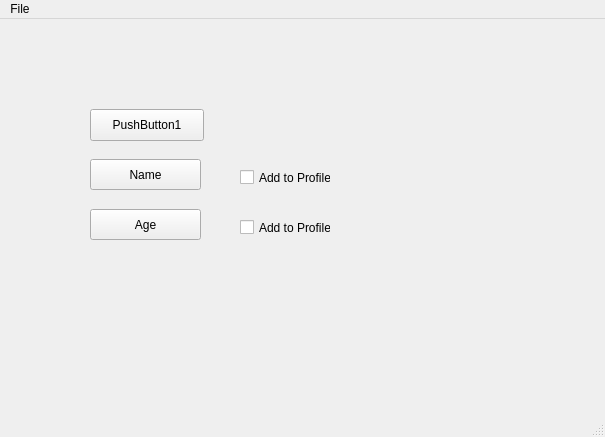
<?xml version="1.0" encoding="UTF-8"?>
<ui version="4.0">
 <class>MainWindow</class>
 <widget class="QMainWindow" name="MainWindow">
  <property name="geometry">
   <rect>
    <x>0</x>
    <y>0</y>
    <width>605</width>
    <height>437</height>
   </rect>
  </property>
  <property name="windowTitle">
   <string>MainWindow</string>
  </property>
  <widget class="QWidget" name="centralWidget">
   <widget class="QPushButton" name="pushButton">
    <property name="geometry">
     <rect>
      <x>90</x>
      <y>90</y>
      <width>114</width>
      <height>32</height>
     </rect>
    </property>
    <property name="text">
     <string>PushButton1</string>
    </property>
   </widget>
   <widget class="QCheckBox" name="checkBox">
    <property name="geometry">
     <rect>
      <x>240</x>
      <y>150</y>
      <width>91</width>
      <height>17</height>
     </rect>
    </property>
    <property name="text">
     <string>Add to Profile</string>
    </property>
   </widget>
   <widget class="QPushButton" name="pushButton2">
    <property name="geometry">
     <rect>
      <x>90</x>
      <y>140</y>
      <width>111</width>
      <height>31</height>
     </rect>
    </property>
    <property name="text">
     <string>Name</string>
    </property>
   </widget>
   <widget class="QPushButton" name="pushButton3">
    <property name="geometry">
     <rect>
      <x>90</x>
      <y>190</y>
      <width>111</width>
      <height>31</height>
     </rect>
    </property>
    <property name="text">
     <string>Age</string>
    </property>
   </widget>
   <widget class="QCheckBox" name="checkBox_2">
    <property name="geometry">
     <rect>
      <x>240</x>
      <y>200</y>
      <width>91</width>
      <height>17</height>
     </rect>
    </property>
    <property name="text">
     <string>Add to Profile</string>
    </property>
   </widget>
  </widget>
  <widget class="QStatusBar" name="statusBar"/>
  <widget class="QMenuBar" name="menuBar">
   <property name="geometry">
    <rect>
     <x>0</x>
     <y>0</y>
     <width>605</width>
     <height>21</height>
    </rect>
   </property>
   <widget class="QMenu" name="menuFile">
    <property name="title">
     <string>File</string>
    </property>
    <addaction name="actionQuit"/>
   </widget>
   <addaction name="menuFile"/>
  </widget>
  <action name="actionQuit">
   <property name="text">
    <string>Quit</string>
   </property>
  </action>
 </widget>
 <layoutdefault spacing="6" margin="11"/>
 <resources/>
 <connections>
  <connection>
   <sender>actionQuit</sender>
   <signal>triggered()</signal>
   <receiver>MainWindow</receiver>
   <slot>close()</slot>
   <hints>
    <hint type="sourcelabel">
     <x>-1</x>
     <y>-1</y>
    </hint>
    <hint type="destinationlabel">
     <x>302</x>
     <y>218</y>
    </hint>
   </hints>
  </connection>
  <connection>
   <sender>pushButton3</sender>
   <signal>pressed()</signal>
   <receiver>checkBox_2</receiver>
   <slot>toggle()</slot>
   <hints>
    <hint type="sourcelabel">
     <x>149</x>
     <y>224</y>
    </hint>
    <hint type="destinationlabel">
     <x>244</x>
     <y>229</y>
    </hint>
   </hints>
  </connection>
  <connection>
   <sender>pushButton2</sender>
   <signal>clicked()</signal>
   <receiver>checkBox</receiver>
   <slot>toggle()</slot>
   <hints>
    <hint type="sourcelabel">
     <x>186</x>
     <y>175</y>
    </hint>
    <hint type="destinationlabel">
     <x>248</x>
     <y>179</y>
    </hint>
   </hints>
  </connection>
 </connections>
 <slots>
  <slot>checkbox_on()</slot>
  <slot>checkbox_off()</slot>
  <slot>whatever()</slot>
 </slots>
</ui>
